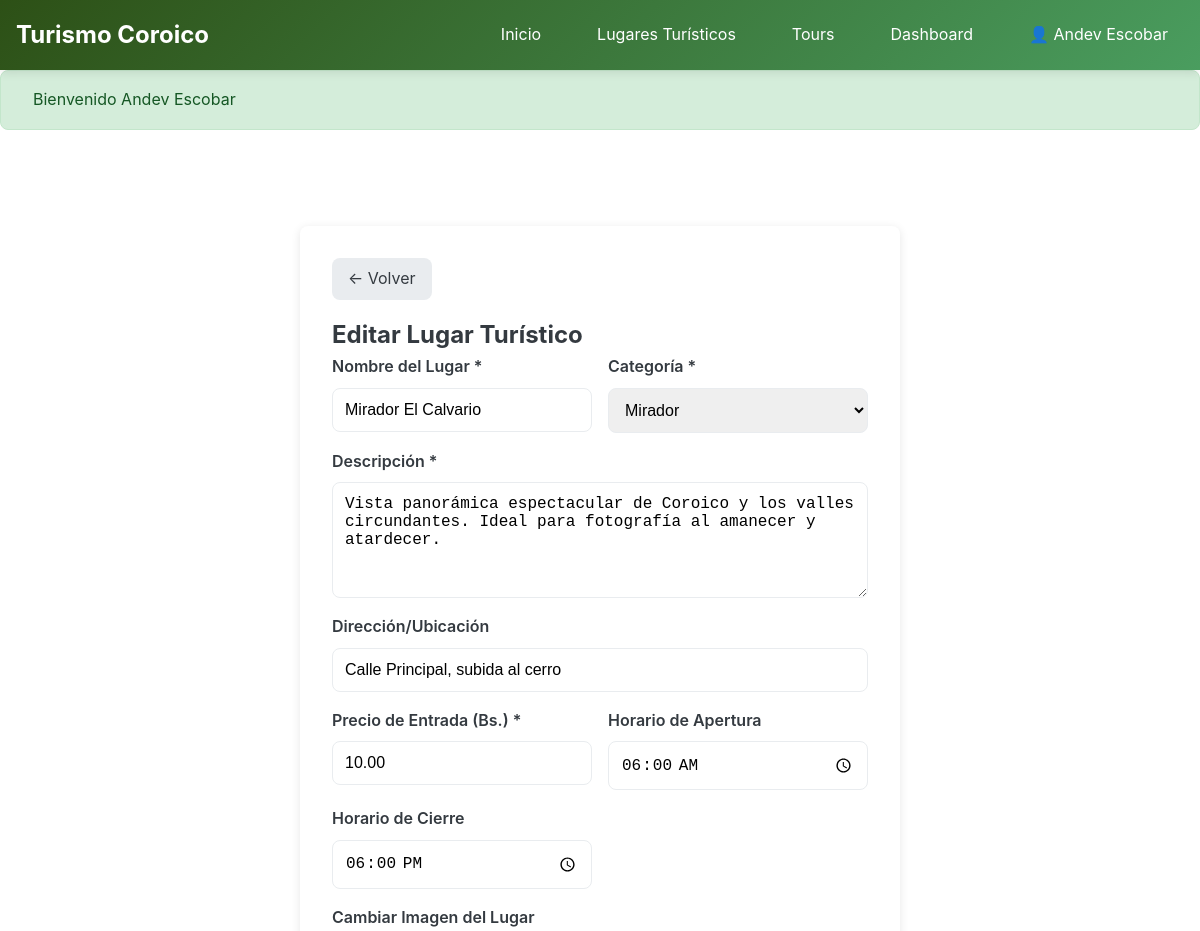
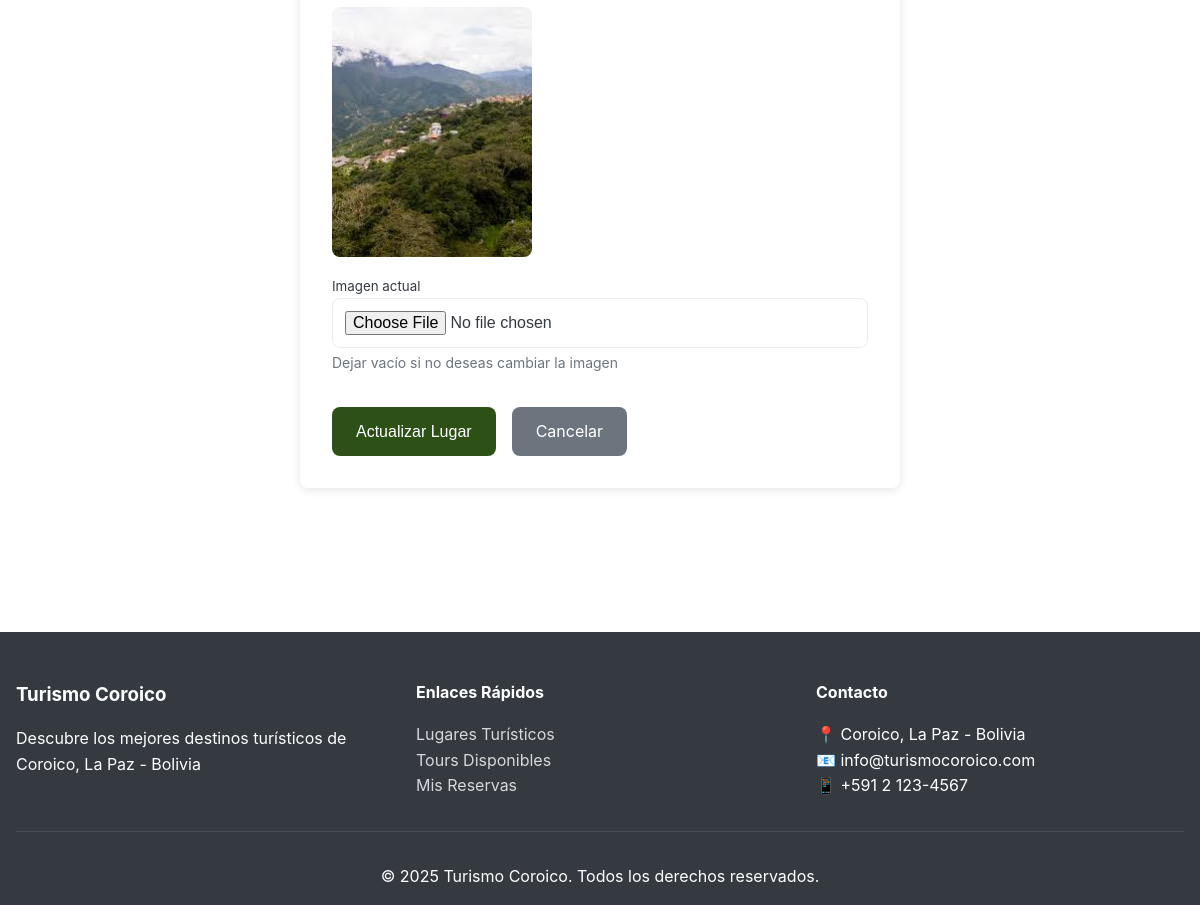
Page /lugares/editar?id=1 (signed in) on the committed database (2 pictures, top to bottom).
### tables this page shows
CREATE TABLE `lugares_turisticos` (
  `id_lugar` int(11) NOT NULL,
  `nombre` varchar(150) NOT NULL,
  `descripcion` text NOT NULL,
  `categoria` enum('mirador','cascada','aventura','cultural') NOT NULL,
  `direccion` varchar(200) DEFAULT NULL,
  `precio_entrada` decimal(10,2) NOT NULL DEFAULT 0.00,
  `horario_apertura` time DEFAULT NULL,
  `horario_cierre` time DEFAULT NULL,
  `imagen_lugar` varchar(255) DEFAULT 'default.jpg',
  `fecha_creacion` timestamp NOT NULL DEFAULT current_timestamp()
);

### controllers/LugarController.php (called while the page is built, shortened)
<?php
require_once __DIR__ . '/../config/config.php';
require_once __DIR__ . '/../models/LugarTuristico.php';
class LugarController {
    private $lugarModel;
    public function __construct() {
        $this->lugarModel = new LugarTuristico();
    }
    public function editar() {
        $id = isset($_GET['id']) ? (int)$_GET['id'] : null;
        $lugar = $this->lugarModel->getById($id);
        $categorias = CATEGORIAS_LUGARES;
        require_once __DIR__ . '/../views/lugares/editar.php';
    }
}

### index.php (called while the page is built, shortened)
<?php
require_once __DIR__ . '/config/config.php';
require_once __DIR__ . '/config/database.php';
$request_uri = $_SERVER['REQUEST_URI'];
$base_path = parse_url(BASE_URL, PHP_URL_PATH);
if ($base_path && strpos($request_uri, $base_path) === 0) {
    $request_uri = substr($request_uri, strlen($base_path));
}
$request_uri = strtok($request_uri, '?');
$request_uri = trim($request_uri, '/');
$segments = explode('/', $request_uri);
$methodName = isset($segments[1]) ? $segments[1] : 'index';
$methodName = lcfirst(str_replace('-', '', ucwords($methodName, '-')));
$controller = new $controllerName();
try {
    $controller->$methodName();
} catch (Exception $e) {
    error_log("Error en el controlador: " . $e->getMessage());
    echo "<!DOCTYPE html>
<html lang='es'>
<head>
    <meta charset='UTF-8'>
    <meta name='viewport' content='width=device-width, initial-scale=1.0'>
    <title>Error</title>
    <style>
        body {
            font-family: Arial, sans-serif;
            display: flex;
            justify-content: center;
            align-items: center;
            height: 100vh;
            margin: 0;
            background: #f5f5f5;
        }
        .error-container {
            text-align: center;
            padding: 2rem;
            background: white;
            border-radius: 10px;
            box-shadow: 0 2px 10px rgba(0,0,0,0.1);
            max-width: 500px;
        }
        h1 { color: #d32f2f; }
        a {
            display: inline-block;
            margin-top: 1rem;
            padding: 0.75rem 1.5rem;
            background: #2d5016;
            color: white;
            text-decoration: none;
            border-radius: 5px;
        }
        a:hover { background: #4a9d5f; }
    </style>
</head>
<body>
    <div class='error-container'>
        <h1>Error en la aplicación</h1>
        <p>Ha ocurrido un error inesperado. Por favor, intenta nuevamente.</p>
        <a href='" . BASE_URL . "'>Volver al Inicio</a>
    </div>
</body>
</html>";
}

### config/database.php (called while the page is built, shortened)
<?php
class Database {
    private static $instance = null;
    private $connection;
    private function __construct() {
        try {
            $dsn = "mysql:host=" . DB_HOST . ";dbname=" . DB_NAME . ";charset=" . DB_CHARSET;
            $options = [
                PDO::ATTR_ERRMODE            => PDO::ERRMODE_EXCEPTION,
                PDO::ATTR_DEFAULT_FETCH_MODE => PDO::FETCH_ASSOC,
                PDO::ATTR_EMULATE_PREPARES   => false,
            ];
            $this->connection = new PDO($dsn, DB_USER, DB_PASS, $options);
        } catch (PDOException $e) {
            die("Error de conexión a la base de datos: " . $e->getMessage());
        }
    }
    public static function getInstance() {
        if (self::$instance === null) {
            self::$instance = new self();
        }
        return self::$instance;
    }
    public function getConnection() {
        return $this->connection;
    }
}

### models/Model.php (called while the page is built, shortened)
<?php
require_once __DIR__ . '/../config/database.php';
class Model {
    public function __construct() {
        $this->db = Database::getInstance()->getConnection();
    }
}

### models/LugarTuristico.php (called while the page is built, shortened)
<?php
require_once __DIR__ . '/Model.php';
class LugarTuristico extends Model {
    public function getById($id) {
        try {
            $stmt = $this->db->prepare("SELECT * FROM lugares_turisticos WHERE id_lugar = ?");
            $stmt->execute([$id]);
            $result = $stmt->fetch();
            return $result ? $result : null;
        } catch (PDOException $e) {
            error_log("Error en LugarTuristico::getById(): " . $e->getMessage());
            return null;
        }
    }
}

### config/config.php (called while the page is built, shortened)
<?php
function url($path = '') {
    return BASE_URL . ltrim($path, '/');
}

### views/lugares/editar.php (the view, shortened to what this page needs)
<?php
require_once __DIR__ . '/../layouts/header.php';
?>
<section class="section">
    <div class="container">
        <div class="form-page">
            <a href="<?php echo url('lugares/detalle?id=' . $lugar['id_lugar']); ?>" class="btn-back">← Volver</a>
            <h2>Editar Lugar Turístico</h2>
            <form method="POST" action="<?php echo url('lugares/actualizar'); ?>" class="form" enctype="multipart/form-data">
                <div class="form-row">
                    <div class="form-group col-md-8">
                        <label for="nombre">Nombre del Lugar *</label>
                        <input type="text" id="nombre" name="nombre" class="form-control"
                               value="<?php echo htmlspecialchars($lugar['nombre']); ?>" required>
                    </div>
                    <div class="form-group col-md-4">
                        <label for="categoria">Categoría *</label>
                        <select id="categoria" name="categoria" class="form-control" required>
                            <?php foreach ($categorias as $key => $nombre): ?>
                            <option value="<?php echo $key; ?>" <?php echo $lugar['categoria'] == $key ? 'selected' : ''; ?>>
                                <?php echo $nombre; ?>
                            </option>
                            <?php endforeach; ?>
                        </select>
                    </div>
                </div>
                <div class="form-group">
                    <label for="descripcion">Descripción *</label>
                    <textarea id="descripcion" name="descripcion" class="form-control" rows="5" required><?php echo htmlspecialchars($lugar['descripcion']); ?></textarea>
                </div>
                <div class="form-group">
                    <label for="direccion">Dirección/Ubicación</label>
                    <input type="text" id="direccion" name="direccion" class="form-control"
                           value="<?php echo htmlspecialchars($lugar['direccion']); ?>">
                </div>
                <div class="form-row">
                    <div class="form-group col-md-4">
                        <label for="precio_entrada">Precio de Entrada (Bs.) *</label>
                        <input type="number" id="precio_entrada" name="precio_entrada" class="form-control"
                               min="0" step="0.01" value="<?php echo $lugar['precio_entrada']; ?>" required>
                    </div>
                    <div class="form-group col-md-4">
                        <label for="horario_apertura">Horario de Apertura</label>
                        <input type="time" id="horario_apertura" name="horario_apertura" class="form-control"
                               value="<?php echo $lugar['horario_apertura']; ?>">
                    </div>
                    <div class="form-group col-md-4">
                        <label for="horario_cierre">Horario de Cierre</label>
                        <input type="time" id="horario_cierre" name="horario_cierre" class="form-control"
                               value="<?php echo $lugar['horario_cierre']; ?>">
                    </div>
                </div>
                <div class="form-group">
                    <label for="imagen_lugar">Cambiar Imagen del Lugar</label>
                    <?php if (!empty($lugar['imagen_lugar']) && $lugar['imagen_lugar'] !== 'default.jpg'): ?>
                    <div class="current-image">
                        <img src="<?php echo url('public/uploads/lugares/' . $lugar['imagen_lugar']); ?>" alt="Imagen actual" style="max-width: 200px; margin-bottom: 1rem; border-radius: 8px;">
                        <p><small>Imagen actual</small></p>
                    </div>
                    <?php endif; ?>
                    <input type="file" id="imagen_lugar" name="imagen_lugar" class="form-control" accept="image/*">
                    <small class="form-text">Dejar vacío si no deseas cambiar la imagen</small>
                </div>
                <div class="form-actions">
                    <button type="submit" class="btn-primary">Actualizar Lugar</button>
                    <a href="<?php echo url('lugares/detalle?id=' . $lugar['id_lugar']); ?>" class="btn-secondary">Cancelar</a>
                </div>
            </form>
        </div>
    </div>
</section>
<?php require_once __DIR__ . '/../layouts/footer.php'; ?>

### public/css/styles.css (style rules this page uses)
:root { --color-primary: #2d5016; --color-primary-dark: #1a3009; --color-primary-light: #4a9d5f; --color-secondary: #87ceeb; --color-success: #28a745; --color-danger: #dc3545; --color-warning: #ffc107; --color-info: #17a2b8; --color-light: #f8f9fa; --color-dark: #343a40; --color-white: #ffffff; --color-gray: #6c757d; --color-gray-light: #e9ecef; --font-family: -apple-system, BlinkMacSystemFont, "Segoe UI", Roboto, "Helvetica Neue", Arial, sans-serif; --border-radius: 8px; --box-shadow: 0 2px 10px rgba(0, 0, 0, 0.1); --transition: all 0.3s ease; }
* { margin: 0; padding: 0; box-sizing: border-box; }
body { font-family: var(--font-family); line-height: 1.6; color: var(--color-dark); background-color: var(--color-white); }
img { max-width: 100%; height: auto; display: block; }
a { text-decoration: none; color: var(--color-primary); transition: var(--transition); }
.container { max-width: 1200px; margin: 0 auto; padding: 0 1rem; }
.btn-primary, .btn-secondary, .btn-warning, .btn-danger, .btn-sm { display: inline-block; padding: 0.75rem 1.5rem; border: none; border-radius: var(--border-radius); font-size: 1rem; cursor: pointer; transition: var(--transition); text-align: center; }
.btn-primary { background: var(--color-primary); color: var(--color-white); }
.btn-secondary { background: var(--color-gray); color: var(--color-white); }
.btn-back { background: var(--color-gray-light); color: var(--color-dark); padding: 0.5rem 1rem; border-radius: var(--border-radius); display: inline-block; margin-bottom: 1rem; }
.section { padding: 3rem 0; }
.form-container, .form-page { max-width: 600px; margin: 2rem auto; background: var(--color-white); padding: 2rem; border-radius: var(--border-radius); box-shadow: var(--box-shadow); }
.form { display: flex; flex-direction: column; gap: 1rem; }
.form-row { display: grid; grid-template-columns: repeat(auto-fit, minmax(200px, 1fr)); gap: 1rem; }
.form-group { display: flex; flex-direction: column; }
.form-group label { margin-bottom: 0.5rem; font-weight: 600; color: var(--color-dark); }
.form-control { padding: 0.75rem; border: 1px solid var(--color-gray-light); border-radius: var(--border-radius); font-size: 1rem; transition: var(--transition); }
.form-text { font-size: 0.875rem; color: var(--color-gray); margin-top: 0.25rem; }
.form-actions { display: flex; gap: 1rem; margin-top: 1rem; }

### rows in the picture
lugares_turisticos: nombre "Mirador El Calvario", categoria "Mirador", descripcion "Vista panorámica espectacular de Coroico y los valles circundantes. Ideal para fotografía al amanecer y atardecer.", direccion "Calle Principal, subida al cerro", precio_entrada "10.00", horario_apertura "06:00:00", horario_cierre "18:00:00", imagen_lugar (picture)

### other values in the picture
SITE_NAME "Turismo Coroico"
$_SESSION['nombre_completo'] "Andev Escobar"
$mensaje['texto'] "Bienvenido Andev Escobar"
SITE_DESCRIPTION "Descubre los mejores destinos turísticos de Coroico, La Paz - Bolivia"
